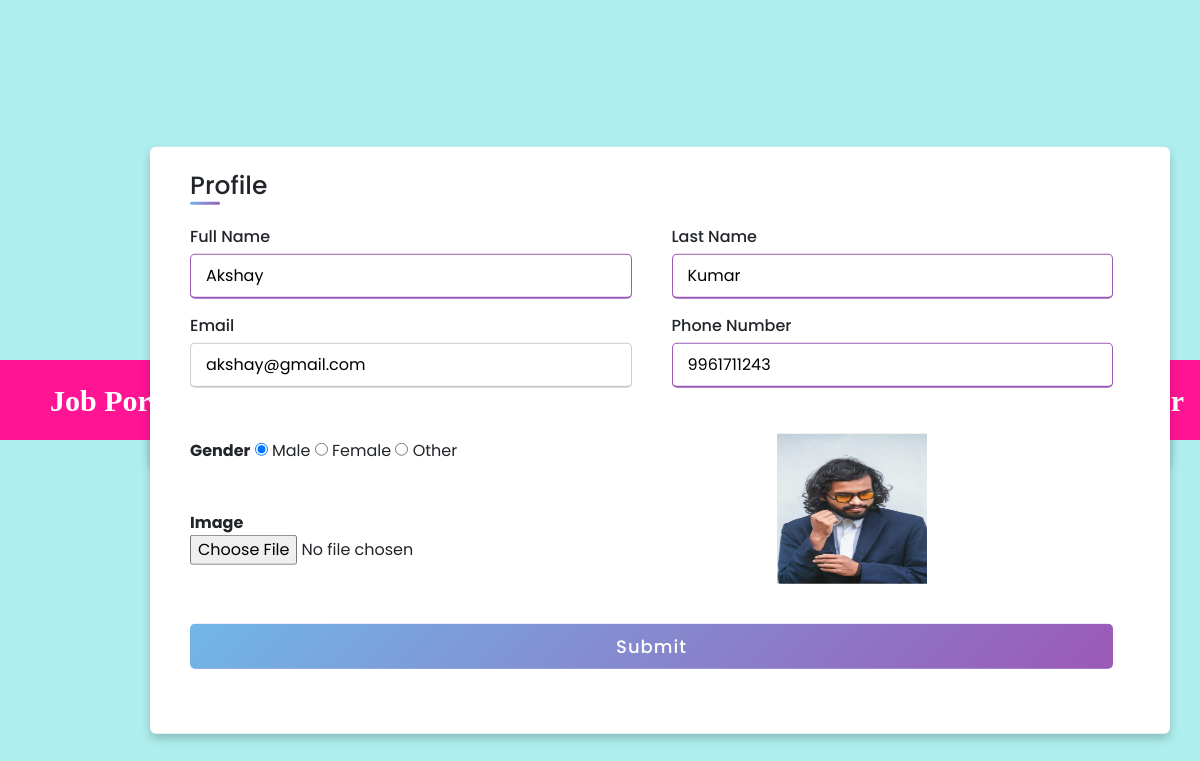
The app's page /user_home (signed in) with its own data.
### job/models.py (models this page shows, shortened)
class StudentUser(models.Model):
    user = models.ForeignKey(User, on_delete=models.CASCADE)
    mobile = models.CharField(max_length=15, null=True)
    image = models.FileField(null= True)
    gender = models.CharField(max_length=10, null=True)
    type = models. CharField(max_length=15, null=True)

### job/views.py (the view, shortened to what this page needs)
# urls.py: path('user_home', user_home, name="user_home"),
def user_home(request):
    if not request.user.is_authenticated:
        return redirect('user_login')
    user = request.user
    student = StudentUser.objects.get(user=user)
    error = ""
    d = {'student': student, 'error': error}
    return render(request,'user_home.html',d)

### job/templates/user_home.html (shortened to what this page needs)
{% load static %}
{% block body %}
{% include 'user_navigation.html' %}
<!DOCTYPE html>
<html lang="en" dir="ltr">
  <head>
    <link rel="stylesheet" href="style.css">
   </head>
<body >
  <div class="container"  >
    <div class="title" >Profile</div>
    <div class="content" >
      <form  method="post" enctype="multipart/form-data">
        <div class="user-details">
          <div class="input-box">
            <span class="details">Full Name</span>
            <input type="text" name="fname" value="{{student.user.first_name}}" required>
          </div>
          <div class="input-box">
            <span class="details">Last Name</span>
            <input type="text" name="lname" value="{{student.user.last_name}}" required>
          </div>
          <div class="input-box">
            <span class="details">Email</span>
            <input type="text" name="email" value="{{student.user.username}}" readonly required>
          </div>
          <div class="input-box">
            <span class="details">Phone Number</span>
            <input type="text" name="contact" value="{{student.mobile}}" required>
          </div>
        </div>
        <br>
        <label><b>Gender</b><br></label>
    {% if student.gender == "Male" %}
   <input type="radio" value="Male" name="gender"  checked  >  Male
   <input type="radio" value="Female" name="gender"> Female
   <input type="radio" value="Other" name="gender"> Other
    {% else %}
     <input type="radio" value="Male" name="gender" checked > Male
   <input type="radio" value="Female" name="gender"> Female
   <input type="radio" value="Other" name="gender"> Other
    {% endif %}
<br><br><br>
        <label><b>Image</b></label>
    <input type="file"  name="image"   style="padding-right:581px;" accept="image/*">
    <br><br>
      <div class="button">
          <input type="submit" value="Submit" style="background-color:blue;">
      </div>
    <div class="text-center">
      <img src="{{student.image.url}}" width="150px" height="150px" style="margin-top:-270px; margin-left:400px;">
    </div>
      </form>
    </div>
  </div>
</body>
{% endblock %}

### jobportal/static/style.css (style rules this page uses)
* { margin: 0; padding: 0; box-sizing: border-box; font-family: "Poppins" , sans-serif; }
body { min-height: 100vh; width: 100%; background: #c8e8e9; display: flex; align-items: center; justify-content: center; }
.container { width: 85%; background: #fff; border-radius: 6px; padding: 20px 60px 30px 40px; box-shadow: 0 5px 10px rgba(0, 0, 0, 0.2); }
.container .content { display: flex; align-items: center; justify-content: space-between; }

### job/templates/user_home.html (style rules this page uses)
* { padding : 0; margin: 0; box-sizing: border-box; font-family: sans-serif; }
body { width: 100%; height: 100%; }
.container { position: absolute; top: 55%; left: 55%; transform: translate(-50%, -50%); }
.container .title { font-size: 25px; font-weight: 500; position: relative; }
.container .title::before { content: ""; position: absolute; left: 0; bottom: 0; height: 3px; width: 30px; border-radius: 5px; background: linear-gradient(135deg, #71b7e6, #9b59b6); }
.content form .user-details { display: flex; flex-wrap: wrap; justify-content: space-between; margin: 20px 0 12px 0; }
form .user-details .input-box { margin-bottom: 15px; width: calc(100% / 2 - 20px); }
form .input-box span.details { display: block; font-weight: 500; margin-bottom: 5px; }
.user-details .input-box input { height: 45px; width: 100%; outline: none; font-size: 16px; border-radius: 5px; padding-left: 15px; border: 1px solid #ccc; border-bottom-width: 2px; transition: all 0.3s ease; }
.user-details .input-box input:focus, .user-details .input-box input:valid { border-color: #9b59b6; }
form .button { height: 45px; margin: 35px 0 }
form .button input { height: 100%; width: 100%; border-radius: 5px; border: none; color: #fff; font-size: 18px; font-weight: 500; letter-spacing: 1px; cursor: pointer; transition: all 0.3s ease; background: linear-gradient(135deg, #71b7e6, #9b59b6); }

### records on screen
StudentUser: fname "Akshay", lname "Kumar", email "akshay@gmail.com", contact "9961711243", image (picture)
